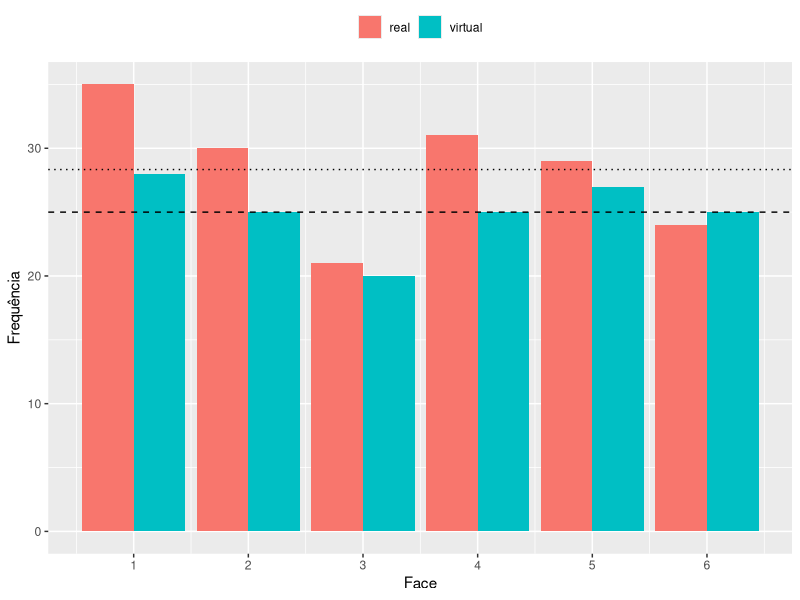
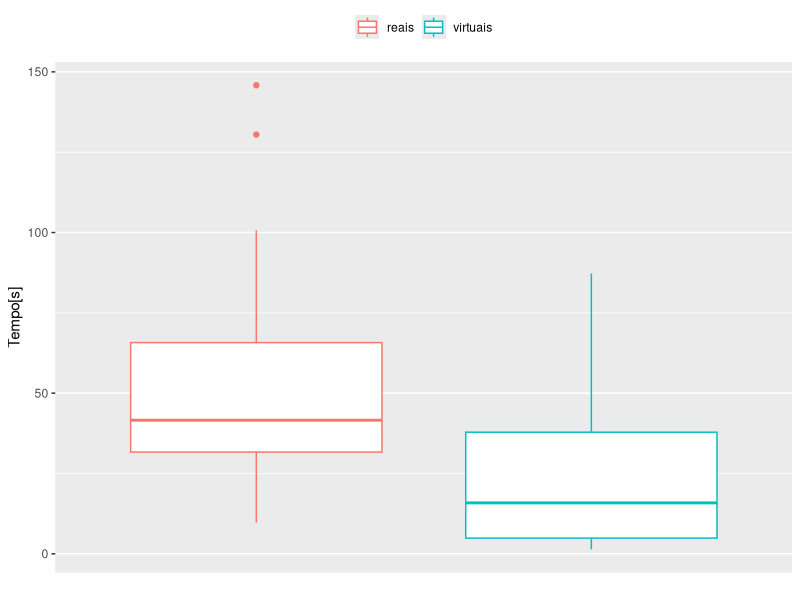
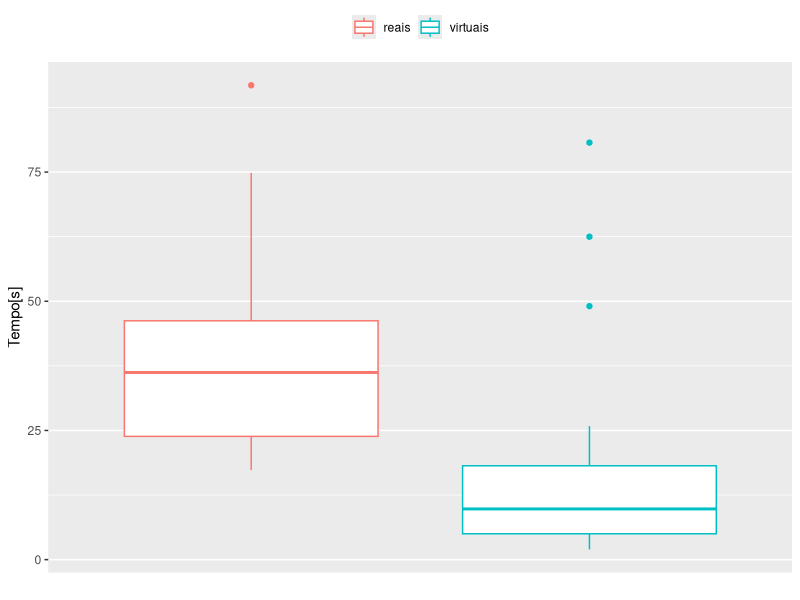

Source code (R) for these figures, in order:
#!/bin/Rscript

library(ggplot2)

########
# DICE #
########


rd <- read.csv('data/real-dice-freq.csv')
vd <- read.csv('data/virtual-dice-freq.csv')

reals <- rep('real', length(rd$freq))
virtuals <- rep('virtual', length(vd$freq))
dice <- data.frame(face = c(rd$face, vd$face), freq=c(rd$freq, vd$freq), type = c(reals,  virtuals))

dice

pdf('dice-freq.pdf', width=4, height=3.25)

rdAvg <- sum(rd$freq) / 6
rdAvg
vdAvg <- sum(vd$freq) / 6
vdAvg

ggplot(dice, aes(x=face, y=freq, fill=type))+#
geom_bar(stat='identity', position='dodge')+#
scale_x_continuous(breaks=c(1,2,3,4,5,6))+#
xlab('Face')+ylab('Frequência')+#
geom_hline(yintercept=rdAvg, linetype='dotted') +#
geom_hline(yintercept=vdAvg, linetype='dashed') +#
theme(legend.position='top'
        , legend.title=element_blank()
        , legend.background = element_rect(fill = "transparent",colour = NA)
        , plot.background = element_rect(fill = "transparent",colour = NA))

############
"Velocidade"
############

vt <- read.csv('data/virtual-time.csv')
rt <- read.csv('data/real-time.csv')

t.test(rt$r1, vt$r1, alternative='greater')
t.test(rt$r4, vt$r4, alternative='greater')

timing <- data.frame(
    player=unlist(list(rt$player, vt$player))
  , r1=c(rt$r1, vt$r1)
  , r4=c(rt$r4, vt$r4)
  , type=c(rep('reais', length(rt$r1)) , rep('virtuais', length(vt$r1))))

pdf('rl-vt-r1.pdf', width=4, height = 3.25, bg='transparent')
ggplot(timing, aes(x=type, y=r1, colour=type)) +#
geom_boxplot() +scale_x_discrete(breaks=NULL)+#
#geom_jitter(position = position_jitter(width=0.3))+#
theme(legend.position='top'
        , legend.title=element_blank()
        , legend.background = element_rect(fill = "transparent",colour = NA)
        , plot.background = element_rect(fill = "transparent",colour = NA))+#
xlab('')+ylab('Tempo[s]')

pdf('rl-vt-r4.pdf', width=4, height = 3.25)
ggplot(timing, aes(x=type, y=r4, colour=type)) +#
geom_boxplot() +scale_x_discrete(breaks=NULL)+#
#geom_jitter(position = position_jitter(width=0.3))+#
    theme(legend.position='top'
        , legend.title=element_blank()
        , legend.background = element_rect(fill = "transparent",colour = NA)
        , plot.background = element_rect(fill = "transparent",colour = NA))+#
xlab('')+ylab('Tempo[s]')
        
